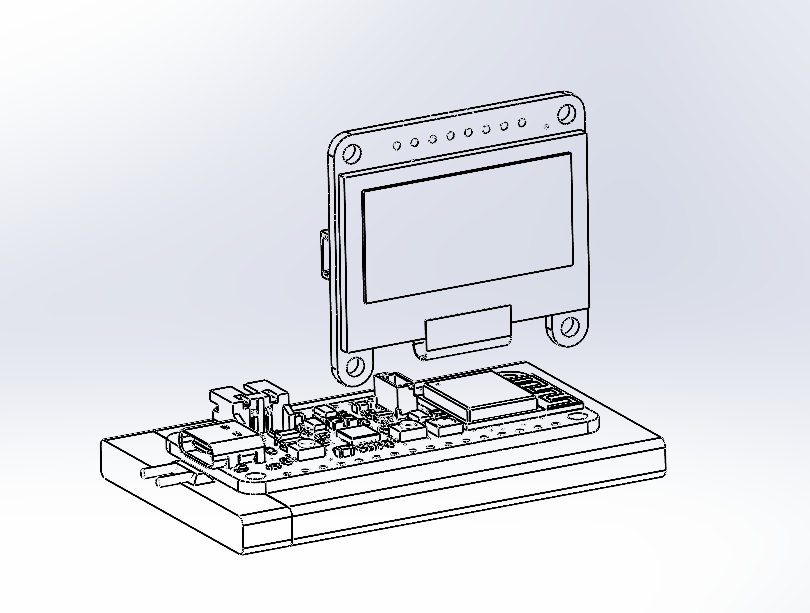
#> input picture Images/Design Part 1.png, 810 x 613 px; its folder holds only this picture in this run
$ python -i photo.py   (imports and definitions only)
#> lines starting #> are read from the running program, lines starting #| are printed output that depends on the picture; after the words box and inside, x2 and y2 are one past the last pixel; in counts of white or black regions, pixels touching at a corner belong together
from tkinter import filedialog
from PIL import Image

byte_data = [] # place to store image byte data

def getImageData(image):
    global byte_data
    imageData = list(image.getdata()) # get data of image [0, 255, 0, ..., 255]
    binaryImageData = [1 if pixel == 255 else 0 for pixel in imageData] # convert values to bit representation
    binaryChunks = [binaryImageData[i:i+8] for i in range(0, len(binaryImageData), 8)] # break into 8 bit chunks
    binaryStrings = [''.join(map(str, chunk)) for chunk in binaryChunks] # convert chunks to strings
    byteValues = [int(binaryString, 2) for binaryString in binaryStrings] # convert each section to an (byte)
    byte_data = byteValues # store the byte data globally

def modifyImage(imagePath):
#> called with imagePath = '../Images/Design Part 1.png'
    image = Image.open(imagePath) # open image
#> image is the input picture: PIL image 810x613 RGBA; mean R, G, B, A 223.3, 225.2, 230.8, 255
    image = image.resize((128, 64), Image.LANCZOS)  # shrink image with LANCZOS resampling
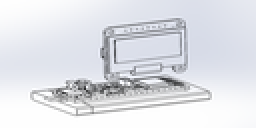
#> image: PIL image 128x64 RGBA (shown 2 times larger); mean R, G, B, A 223.1, 225.1, 230.6, 255
    image = image.convert("L") # convert to grayscale
#> image: PIL image 128x64 L
    image = image.point(lambda p: p > 115 and 255)  # Apply threshold
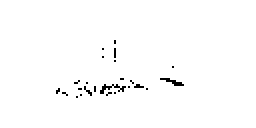
#> image: PIL image 128x64 L (shown 2 times larger); 98.8% white; black in thin lines or dots, all inside (x1, y1, x2, y2) = (28, 20, 92, 49)
    image = image.convert("1")  # Convert to monochrome
    return image

def openImage():
    imagePath = filedialog.askopenfilename(
        filetypes=[("Image files", "*.png *.jpg")]
    )
    if imagePath:
        image = modifyImage(imagePath) # make the image work with display
        getImageData(image)
        return image

>>> result = modifyImage('../Images/Design Part 1.png')
